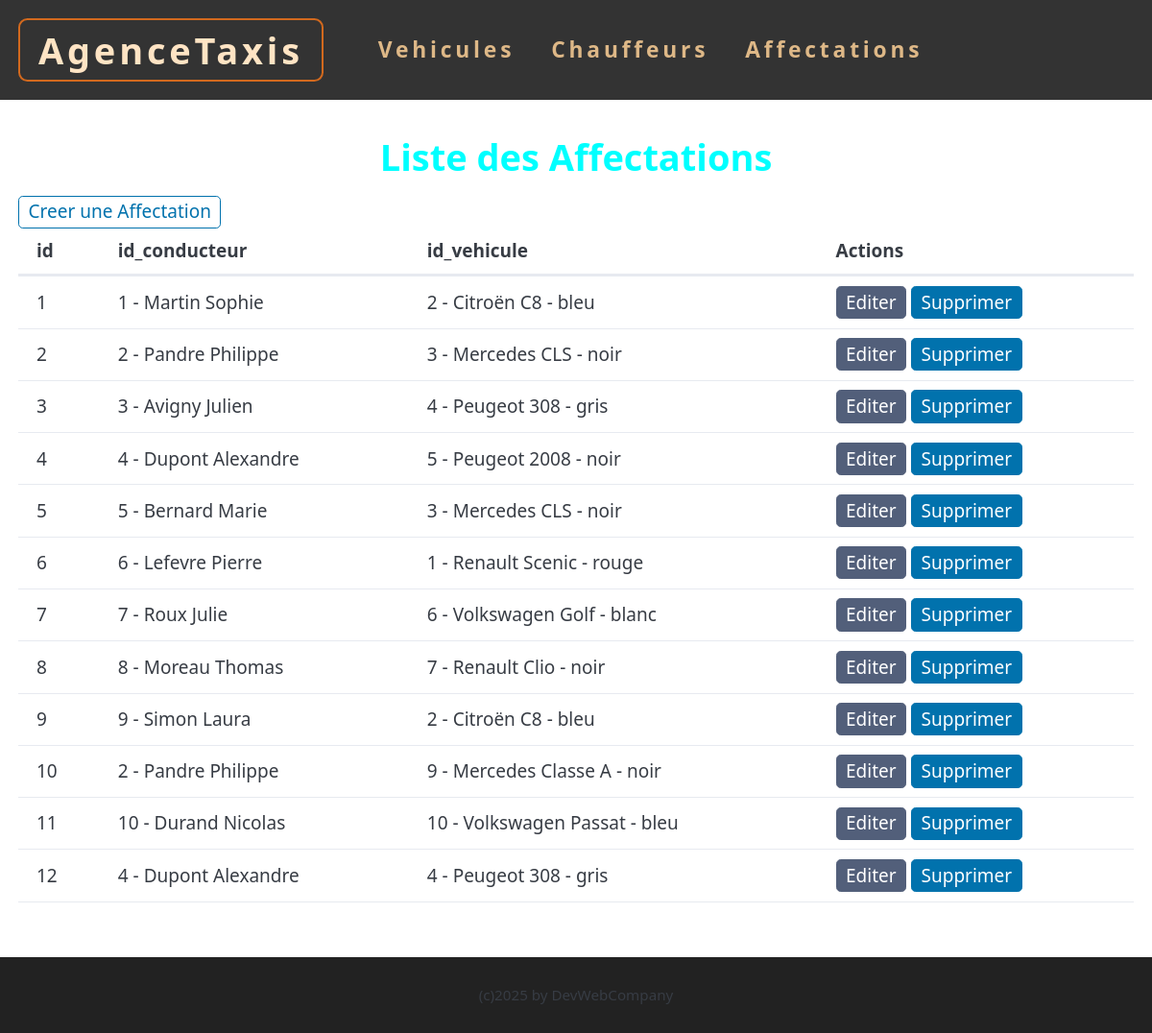
Screenshot of /association/list-association.php with the database file from the repository.
### tables this page shows
CREATE TABLE `association_vehicule_conducteur` (
  `id_association` int(11) NOT NULL AUTO_INCREMENT,
  `id_conducteur` int(11) NOT NULL,
  `id_vehicule` int(11) NOT NULL,
  PRIMARY KEY (`id_association`),
  KEY `id_conducteur` (`id_conducteur`),
  KEY `id_vehicule` (`id_vehicule`),
  CONSTRAINT `association_vehicule_conducteur_ibfk_1` FOREIGN KEY (`id_conducteur`) REFERENCES `conducteur` (`id_conducteur`) ON DELETE CASCADE,
  CONSTRAINT `association_vehicule_conducteur_ibfk_2` FOREIGN KEY (`id_vehicule`) REFERENCES `vehicule` (`id_vehicule`) ON DELETE CASCADE
);

CREATE TABLE `conducteur` (
  `id_conducteur` int(11) NOT NULL AUTO_INCREMENT,
  `nom` varchar(50) NOT NULL,
  `prenom` varchar(50) NOT NULL,
  PRIMARY KEY (`id_conducteur`)
);

CREATE TABLE `vehicule` (
  `id_vehicule` int(11) NOT NULL AUTO_INCREMENT,
  `marque` varchar(30) NOT NULL,
  `modele` varchar(50) NOT NULL,
  `couleur` varchar(20) NOT NULL,
  `immatriculation` varchar(15) NOT NULL,
  PRIMARY KEY (`id_vehicule`)
);

### association/list-association.php (called while the page is built)
<?php
include '../fonctions.php';
require '../connexiondb.php';
$associationArray = listerAssociations($pdo);
include PATH_PROJECT . "/views/association/list-association-view.php";
?>

### fonctions.php (called while the page is built, shortened)
<?php
function listerAssociations($pdo)
{
    $sql = "SELECT a.id_association, c.id_conducteur, c.nom, c.prenom, v.id_vehicule, v.marque, v.modele, v.couleur FROM conducteur c
            JOIN association_vehicule_conducteur a ON c.id_conducteur = a.id_conducteur
            JOIN vehicule v ON a.id_vehicule = v.id_vehicule
            ORDER BY a.id_association";
    $stmt = $pdo->prepare($sql);
    $stmt->execute();
    $conducteurs = $stmt->fetchAll();
    return $conducteurs;
}
?>

### views/association/list-association-view.php (the view, shortened to what this page needs)
<?php include PATH_PROJECT . "/views/partials/head.php"; ?>
<h1 style="text-align: center; color: aqua">Liste des Affectations</h1>
<div style="margin: 1rem">
    <a href="<?= WEB_ROOT . "/association/add-association.php" ?>" role="button" class="outline">Creer une
        Affectation</a>
    <?php if (!empty($associationArray)) { ?>
        <table>
            <thead>
                <tr>
                    <th>id</th>
                    <th>id_conducteur</th>
                    <th>id_vehicule</th>
                    <th>Actions</th>
                </tr>
            </thead>
            <tbody>
                <?php foreach ($associationArray as $asso): ?>
                    <tr>
                        <td><?= $asso['id_association'] ?></td>
                        <td><?= $asso['id_conducteur'] . ' - ' . $asso['nom'] . ' ' . $asso['prenom'] ?></td>
                        <td><?= $asso['id_vehicule'] . ' - ' . $asso['marque'] . ' ' . $asso['modele'] . ' - ' . $asso['couleur'] ?>
                        </td>
                        <td><a href="<?= WEB_ROOT . "/association/edit-association.php" . "?id=" . $asso['id_association'] ?>"
                                role="button" class="secondary">Editer</a>
                            <a href="<?= WEB_ROOT . "/association/del-association.php" . "?id=" . $asso['id_association'] ?>"
                                role="button"
                                onclick="return confirm('Etes vous certain de vouloir supprimer ce conducteur ?');">Supprimer</a>
                        </td>
                    </tr>
                <?php endforeach ?>
            </tbody>
        </table>
    <?php } else { ?>
        <p class="empty">Aucun affectation vehicule - conducteur est disponible.</p>
    <?php } ?>
</div>
<?php include PATH_PROJECT . "/views/partials/tail.php"; ?>

### views/partials/head.php (shortened to what this page needs)
<!DOCTYPE html>
<html lang="en">
<head>
    <link rel="stylesheet" href="<?= WEB_ROOT . "/assets/css/pico.min.css" ?>">
    <link rel="stylesheet" href="<?= WEB_ROOT . "/assets/css/style.css" ?>">
</head>
<body>
    <div class="wrapper">
        <?php include PATH_PROJECT . "/views/partials/nav.php"; ?>
        <main>

### views/partials/nav.php
<header style="width: 100%; background-color: #333; padding: 1rem; margin-bottom: 2rem;">
    <div style="display: flex; align-items: center; gap: 1rem;">
        <div style="border: 2px solid chocolate; border-radius: 0.5rem; padding: 0.5rem 1rem; margin-right: 2rem;">
            <a href="<?= WEB_ROOT . "/index.php" ?>"
                style="text-decoration: none; color: chocolate;">
                <h1 style="margin-bottom: 0; color: bisque; font-size: 2rem; letter-spacing: 0.2rem;">AgenceTaxis</h1>
            </a>
        </div>
        <div><a href="<?= WEB_ROOT . "/vehicule/list-vehicule.php" ?>"
                style="font-size: 1.2rem; font-weight: 700; letter-spacing: 0.2rem; text-decoration: none; color: burlywood; margin-right: 1rem;">Vehicules</a></div>
        <div><a href="<?= WEB_ROOT . "/driver/list-driver.php" ?>"
                style="font-size: 1.2rem; font-weight: 700; letter-spacing: 0.2rem; text-decoration: none; color: burlywood; margin-right: 1rem;">Chauffeurs</a></div>
        <div><a href="<?= WEB_ROOT . "/association/list-association.php" ?>"
                style="font-size: 1.2rem; font-weight: 700; letter-spacing: 0.2rem; text-decoration: none; color: burlywood">Affectations</a></div>
    </div>
</header>

### views/partials/tail.php
        </main>
        <?php include PATH_PROJECT . "/views/partials/footer.php"; ?>
    </div>
</body>
</html>

### views/partials/footer.php
<footer style="width: 100%; background-color: #222; padding: 1.5rem 0; margin-top: 2rem;">
    <p style="text-align: center; font-size: 0.8rem; margin: 0">(c)2025 by DevWebCompany</p>
</footer>

### assets/css/style.css (style rules this page uses)
[role=button] { padding: 0.1rem 0.5rem; }
body { min-height: 100vh; }

### rows the page displays
association_vehicule_conducteur: id_association "1", id_conducteur.id_conducteur "1", id_conducteur.nom "Martin", id_conducteur.prenom "Sophie", id_vehicule.id_vehicule "2", id_vehicule.marque "Citroën", id_vehicule.modele "C8", id_vehicule.couleur "bleu"
association_vehicule_conducteur: id_association "2", id_conducteur.id_conducteur "2", id_conducteur.nom "Pandre", id_conducteur.prenom "Philippe", id_vehicule.id_vehicule "3", id_vehicule.marque "Mercedes", id_vehicule.modele "CLS", id_vehicule.couleur "noir"
association_vehicule_conducteur: id_association "3", id_conducteur.id_conducteur "3", id_conducteur.nom "Avigny", id_conducteur.prenom "Julien", id_vehicule.id_vehicule "4", id_vehicule.marque "Peugeot", id_vehicule.modele "308", id_vehicule.couleur "gris"
association_vehicule_conducteur: id_association "4", id_conducteur.id_conducteur "4", id_conducteur.nom "Dupont", id_conducteur.prenom "Alexandre", id_vehicule.id_vehicule "5", id_vehicule.marque "Peugeot", id_vehicule.modele "2008", id_vehicule.couleur "noir"
association_vehicule_conducteur: id_association "5", id_conducteur.id_conducteur "5", id_conducteur.nom "Bernard", id_conducteur.prenom "Marie", id_vehicule.id_vehicule "3", id_vehicule.marque "Mercedes", id_vehicule.modele "CLS", id_vehicule.couleur "noir"
association_vehicule_conducteur: id_association "6", id_conducteur.id_conducteur "6", id_conducteur.nom "Lefevre", id_conducteur.prenom "Pierre", id_vehicule.id_vehicule "1", id_vehicule.marque "Renault", id_vehicule.modele "Scenic", id_vehicule.couleur "rouge"
association_vehicule_conducteur: id_association "7", id_conducteur.id_conducteur "7", id_conducteur.nom "Roux", id_conducteur.prenom "Julie", id_vehicule.id_vehicule "6", id_vehicule.marque "Volkswagen", id_vehicule.modele "Golf", id_vehicule.couleur "blanc"
association_vehicule_conducteur: id_association "8", id_conducteur.id_conducteur "8", id_conducteur.nom "Moreau", id_conducteur.prenom "Thomas", id_vehicule.id_vehicule "7", id_vehicule.marque "Renault", id_vehicule.modele "Clio", id_vehicule.couleur "noir"
association_vehicule_conducteur: id_association "9", id_conducteur.id_conducteur "9", id_conducteur.nom "Simon", id_conducteur.prenom "Laura", id_vehicule.id_vehicule "2", id_vehicule.marque "Citroën", id_vehicule.modele "C8", id_vehicule.couleur "bleu"
association_vehicule_conducteur: id_association "10", id_conducteur.id_conducteur "2", id_conducteur.nom "Pandre", id_conducteur.prenom "Philippe", id_vehicule.id_vehicule "9", id_vehicule.marque "Mercedes", id_vehicule.modele "Classe A", id_vehicule.couleur "noir"
association_vehicule_conducteur: id_association "11", id_conducteur.id_conducteur "10", id_conducteur.nom "Durand", id_conducteur.prenom "Nicolas", id_vehicule.id_vehicule "10", id_vehicule.marque "Volkswagen", id_vehicule.modele "Passat", id_vehicule.couleur "bleu"
association_vehicule_conducteur: id_association "12", id_conducteur.id_conducteur "4", id_conducteur.nom "Dupont", id_conducteur.prenom "Alexandre", id_vehicule.id_vehicule "4", id_vehicule.marque "Peugeot", id_vehicule.modele "308", id_vehicule.couleur "gris"
